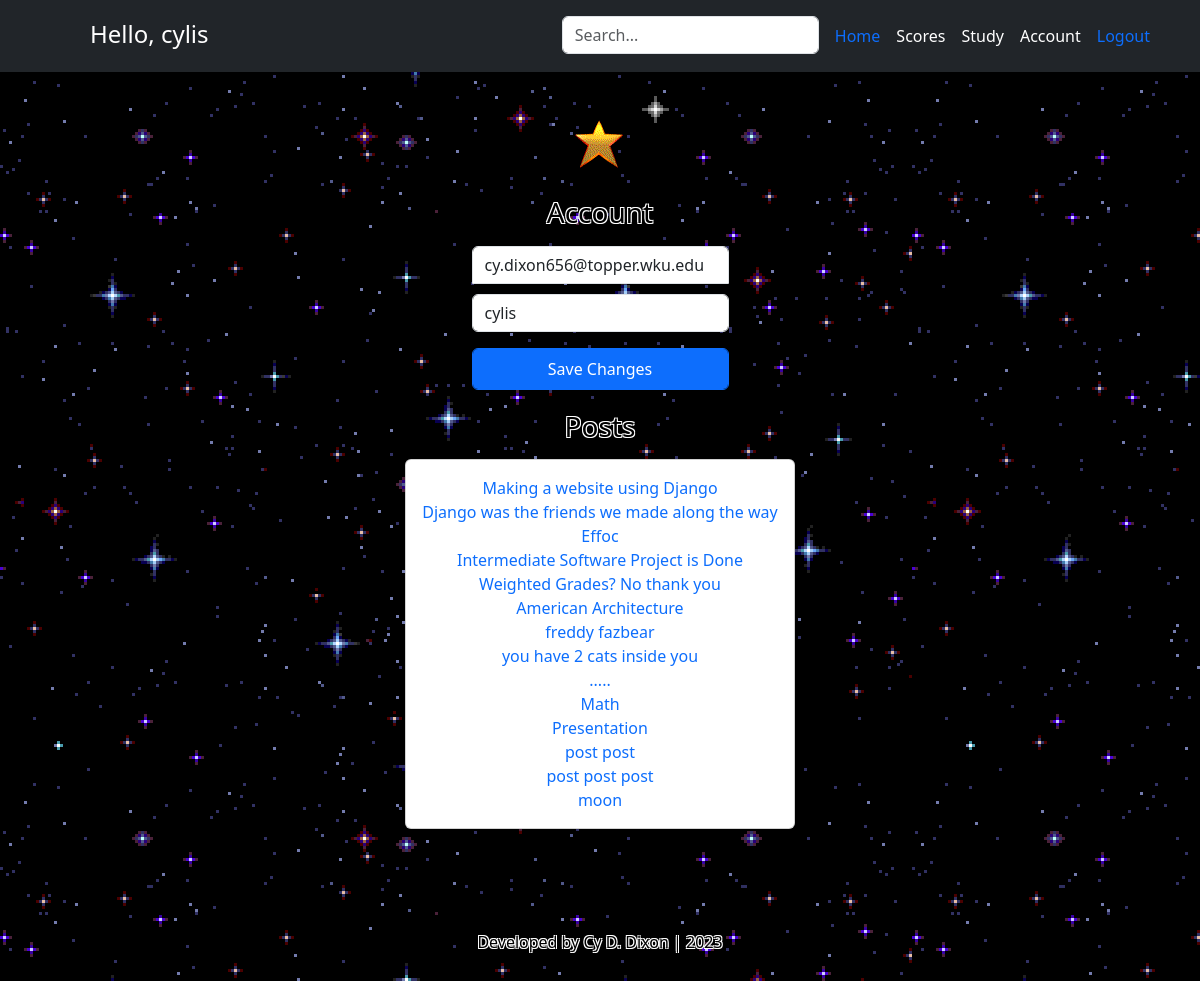
The app's page /account/ (signed in) with its own data.
### account/models.py (models this page shows, shortened)
class Account(AbstractBaseUser):
	email 					= models.EmailField(verbose_name="email", max_length=60, unique=True)
	username 				= models.CharField(max_length=30, unique=True)
	date_joined				= models.DateTimeField(verbose_name='date joined', auto_now_add=True)
	last_login				= models.DateTimeField(verbose_name='last login', auto_now=True)
	is_admin				= models.BooleanField(default=False)
	is_active				= models.BooleanField(default=True)
	is_staff				= models.BooleanField(default=False)
	is_superuser			= models.BooleanField(default=False)
	USERNAME_FIELD = 'email'
	REQUIRED_FIELDS = ['username']
	objects = MyAccountManager()

### blog/models.py (models this page shows, shortened)
class BlogPost(models.Model):
	title = models.CharField(max_length=50,null=False,blank=False)
	body = models.TextField(max_length=50,null=False,blank=False)
	image = models.ImageField(upload_to=upload_location,null=False,blank=False)
	file = models.FileField(upload_to=upload_location,default='static/gov.png')
	date_published = models.DateTimeField(auto_now_add=True,verbose_name="date published")
	date_updated = models.DateTimeField(auto_now=True,verbose_name="date updated")
	author = models.ForeignKey(settings.AUTH_USER_MODEL,on_delete=models.CASCADE)
	slug = models.SlugField(blank=True,unique=True)

### account/views.py (the view)
# urls.py: path('account/', account_view, name="account"),
def account_view(request):
	if not request.user.is_authenticated:
		return redirect("login")
	context = {}
	attempts = SubmissionAttempts.objects.all()
	context['attempts'] = attempts
	accounts = Account.objects.all()
	context['accounts'] = accounts
	quiz_takers = QuizTaker.objects.all()
	context['quiz_takers'] = quiz_takers
	if request.POST:
		form = AccountUpdateForm(request.POST, instance=request.user)
		if form.is_valid():
			form.initial = {
				"email": request.POST['email'],
				"username": request.POST['username'],
			}
			form.save()
			context['success_message'] = "Updated"
	else:
		form = AccountUpdateForm(
			initial = {
				"email":request.user.email,
				"username":request.user.username,
			}
		)
	context['account_form'] = form
	blog_posts = BlogPost.objects.filter(author=request.user)
	context['blog_posts'] = blog_posts
	return render(request, 'account/account.html', context)

### account/forms.py (shortened to what this page needs)
class AccountUpdateForm(forms.ModelForm):
	class Meta:
		model = Account
		fields = ('email', 'username')

### account/templates/account/account.html (shortened to what this page needs)
{% extends 'base.html' %}
{% load static %}
{% block content %}
<div name="Account" class="container d-flex justify-content-center">
	<form class="form-signin" method="post">{% csrf_token %}
	<div class="d-flex flex-column pb-3">
		<img class="img-fluid mx-auto d-block" src="{% static 'starflip.gif' %}" alt="site logo" width="72" heigth="72">
	</div>
			<h1 class="h3 mb-3 fw-normal white-border">Account</h1>
			<input type="email" name="email" class="form-control" id="floatingInput" placeholder="Email" value="{{account_form.initial.email}}">
			<input type="text" name="username" class="form-control" id="inputUsername" placeholder="Username" value="{{account_form.initial.username}}">
			<button class="btn btn-primary w-40 py-2 form-control" type="submit">Save Changes</button>
	</form>
</div>
<div name="Top Row" class="p-1 div3 container d-flex justify-content-center align-items-center">
	<div name="Info" class="div3">
		<h1 class="h3 mb-3 fw-normal white-border">Posts</h1>
			{% if blog_posts %}
				<div class="card h-100 custom-card">
					<div class="card-body">
					{% for post in blog_posts %}
						<a href="{% url 'blog:detail' post.slug %}" style="text-decoration: none;"><li class="list-group-item border-0">{{post.title}}</li></a>
					{% endfor %}
			{% else %}
				<h5 class="white-border">
					None
				</h5>
			{% endif %}
			</div>
		</div>
	</div>
</div>
{% endblock content %}

### templates/snippets/header.html (shortened to what this page needs)
<link href="https://cdn.jsdelivr.net/npm/bootstrap@5.3.1/dist/css/bootstrap.min.css" rel="stylesheet">
<header class="p-3 text-bg-dark">
  <div class="container">
    <div class="d-flex flex-wrap">
      <a href="/" class="d-flex mb-3 mb-md-0 me-md-auto link-body-emphasis text-decoration-none">
        <svg class="bi me-2" width="40" height="32"><use xlink:href="#bootstrap"/></svg>
        {% if request.user.is_authenticated %}
          <span class="text-white fs-4">Hello, {{request.user.username}}</span>
        {% else %}
          <span class="text-white fs-4">Welcome!</span>
        {% endif %}
      </a>
      <form class="col-12 col-lg-auto mb-3 mb-lg-0 px-2" role="search" method="get">
        <input class="form-control" aria-label="Search" type="search" name="q" id="id_q" placeholder="Search...">
      </form>
      <ul class="nav">
        {% if request.user.is_authenticated %}
          <li><a class="nav-link px-2 text-blue" aria-current="page" href="{% url 'home' %}"> Home </a></li>
          <li><a class="nav-link px-2 text-white" href="{% url 'scores' %}"> Scores </a></li>
          <li><a class="nav-link px-2 text-white" href="{% url 'study_page' %}"> Study </a></li>
          <li><a class="nav-link px-2 text-white" href="{% url 'account' %}"> Account </a></li>
          <li><a class="nav-link px-2 text-red" href="{% url 'logout' %}"> Logout </a></li>
        {% else %}
          <li><a class="nav-link px-2 text-blue" href="{% url 'home' %}">Home</a></li>
          <li><a class="nav-link px-2 text-white" href="{% url 'register' %}">Register</a></li>
          <li><a class="nav-link px-2 text-white" href="{% url 'login' %}">Login</a> </li>
        {% endif %}
      </ul>
  </div>
</header>

### static/style2.css (style rules this page uses)
body { background-image: url('stars.gif'); }

### templates/snippets/header.html (style rules this page uses)
.p-3 { margin-bottom: 20px; }

### templates/snippets/base_css.html (style rules this page uses)
body { background-color: #F5F5F5; }

### account/templates/account/account.html (style rules this page uses)
.form-signin { max-width: 300px; padding: 1rem; }
.form-signin input[type="email"] { margin-bottom: 10px; border-bottom-right-radius: 0; border-bottom-left-radius: 0; }
div.container { text-align: center; }
.white-border { color: black; text-shadow: -1px -1px 0 #fff, 1px -1px 0 #fff, -1px 1px 0 #fff, 1px 1px 0 #fff; }
.div3 { float: center; text-align: center; }
.custom-card { max-width: 600px; }

### templates/snippets/footer.html (style rules this page uses)
.white-border { color: black; text-shadow: -1px -1px 0 #fff, 1px -1px 0 #fff, -1px 1px 0 #fff, 1px 1px 0 #fff; }

### records on screen
Account: user.username "cylis", email "cy.dixon656@topper.wku.edu", username "cylis"
BlogPost: title "Making a website using Django"
BlogPost: title "Django was the friends we made along the way"
BlogPost: title "Effoc"
BlogPost: title "Intermediate Software Project is Done"
BlogPost: title "Weighted Grades? No thank you"
BlogPost: title "American Architecture"
BlogPost: title "freddy fazbear"
BlogPost: title "you have 2 cats inside you"
BlogPost: title "....."
BlogPost: title "Math"
BlogPost: title "Presentation"
BlogPost: title "post post"
BlogPost: title "post post post"
BlogPost: title "moon"
